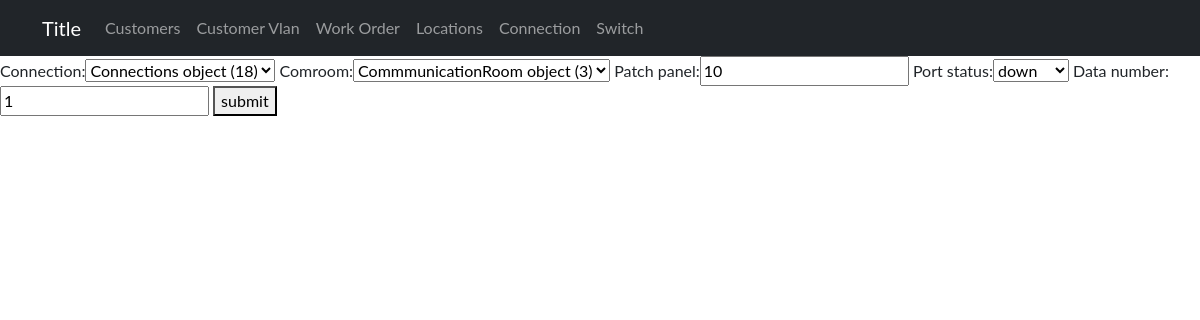
The app's page /devices/upd/dataoutlet/44 with its own data.
### sitadevices/models.py (models this page shows)
class DataOutlet(models.Model):
    connection = models.ForeignKey(Connections, on_delete=models.CASCADE)
    comroom= models.ForeignKey(CommmunicationRoom, on_delete=models.CASCADE)
    patch_panel = models.IntegerField()
    port_status =models.CharField(choices=status, max_length=200)
    data_number = models.IntegerField(default=1)

### sitadevices/views.py (the view)
# urls.py: path('upd/dataoutlet/<int:data_id>', OutletUpd, name='outletupd'),
def OutletUpd(request,data_id):
    update =DataOutlet.objects.get(pk=data_id)
    form = DataOutletForm(instance=update)
    if request.method =='POST':
        form = DataOutletForm(request.POST, instance=update)
        if form.is_valid():
            form.save()
            return redirect('device:connectionlist')
    dic = {
        'id': update,
        'form': form,
    }
    return render(request, 'admin/connection/outletupd.html',{'dic': dic})

### sitadevices/templates/admin/connection/outletupd.html (shortened to what this page needs)
{% extends 'admin/base1.html' %}
{% block content %}
<form enctype="multipart/form-data" action="{%url 'device:outletupd' dic.id.id%}"  class="" method="POST">
    {{dic.form}}
    <button type="submit" value="submit">submit</button>
</form>
{% endblock  %}

### sitadevices/templates/admin/base1.html (style rules this page uses)
body { font-family: "Lato", sans-serif; }

### records on screen
DataOutlet: connection "Connections object (18)", comroom "CommmunicationRoom object (3)", patch_panel "10", port_status "down", data_number "1"
